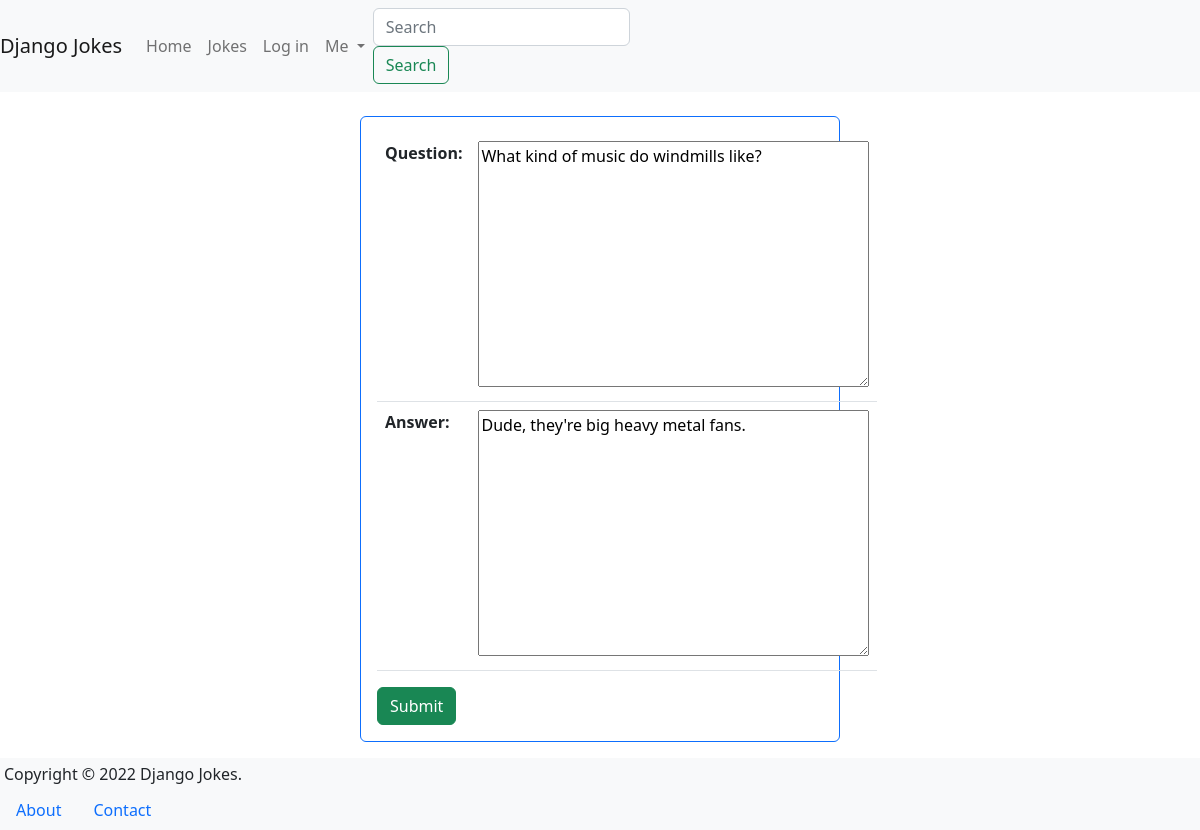
Before: /jokes/joke/2/update/ with the older database file.
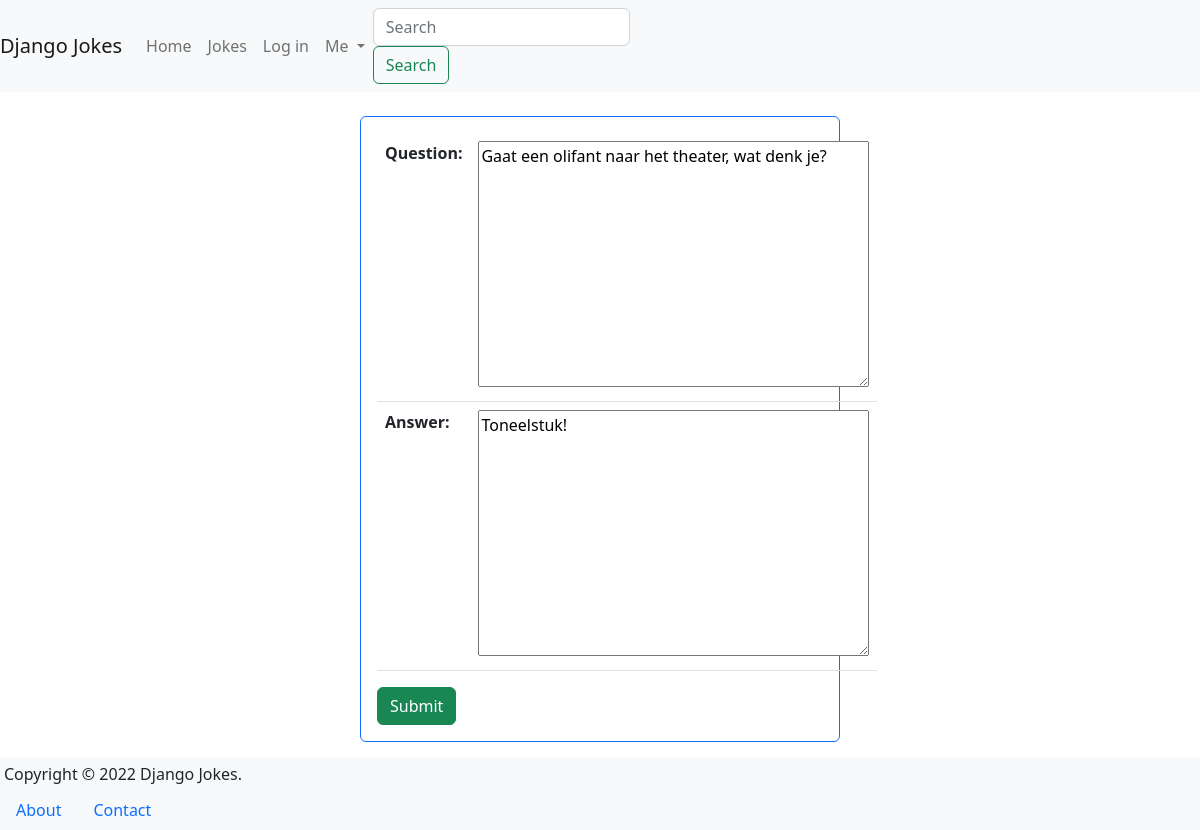
After: the same page with the newer database file.
### jokes/models.py (models this page shows, shortened)
class Joke(models.Model):
    question = models.TextField(max_length=200)
    answer = models.TextField(max_length=100, blank=True)
    created = models.DateTimeField(auto_now_add=True)
    updated = models.DateTimeField(auto_now=True)

### jokes/views.py (the view)
# urls.py: path('joke/<int:pk>/update/', JokeUpdateView.as_view(), name='update'),
class JokeUpdateView(UpdateView):
    model = Joke
    fields = ['question', 'answer']

### pages/templates/jokes/joke_form.html (shortened to what this page needs)
{% extends "_base.html" %}
{% block main %}
 <div class="card border-primary m-auto mb-3 p-3"
   style="max-width: 30rem">
   <form method="post">
     <table class="table">
     {{ form.as_table }}
     </table>
  <button class="btn btn-success float-right">Submit</button>
  </form>
 </div>
{% endblock %}

Changed rows visible on the page:
changed Joke: question "What kind of music do windmills like?" → "Gaat een olifant naar het theater, wat denk je?"; answer "Dude, they're big heavy metal fans." → "Toneelstuk!"
